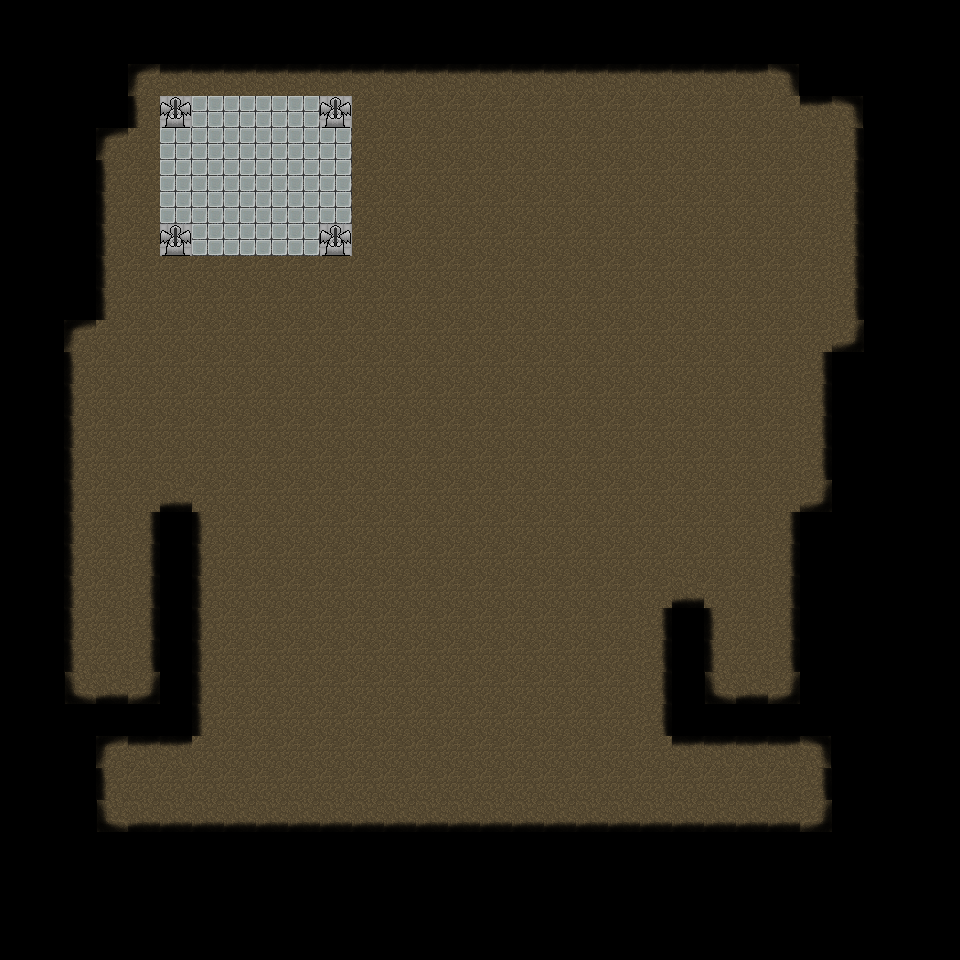

A level layout from a 2D game, rendered from its tile map. Below: a short description, then the map file with tile-grid data replaced by summaries:
An orthogonal 30x30 tile map with 32x32 px tiles, 1 tile layer (Tile Layer 1), 2 tilesets and 18 objects.

<map version="1.0" orientation="orthogonal" renderorder="right-down" width="30" height="30" tilewidth="32" tileheight="32">
 <tileset firstgid="1" name="TileSet_0" tilewidth="32" tileheight="32">
  <image source="TileSet_0.png" width="384" height="512" />
 </tileset>
 <tileset firstgid="193" name="tilea2" tilewidth="32" tileheight="32">
  <image source="tilea2.png" width="512" height="384" />
 </tileset>
 <layer name="Tile Layer 1" width="30" height="30">
  <data>[900 cells, 900 non-empty, 12 distinct tile ids]</data>
 </layer>
 <objectgroup name="walls">
  <object x="864" y="72" width="96" height="888" />
  <object x="832" y="352" width="32" height="608" />
  <object x="800" y="512" width="32" height="224" />
  <object x="672" y="608" width="32" height="128" />
  <object x="160" y="512" width="32" height="224" />
  <object x="8" y="832" width="824" height="128" />
  <object x="0" y="704" width="160" height="32" />
  <object x="0" y="744" width="88" height="80" />
  <object x="0" y="72" width="64" height="624" />
  <object x="72" y="72" width="24" height="248" />
  <object x="104" y="72" width="24" height="56" />
  <object x="808" y="72" width="56" height="24" />
  <object x="712" y="704" width="88" height="32" />
  <object x="160" y="96" width="32" height="32" />
  <object x="320" y="96" width="32" height="32" />
  <object x="160" y="224" width="32" height="32" />
  <object x="320" y="224" width="32" height="32" />
  <object x="8" y="0" width="904" height="64" />
 </objectgroup>
</map>
